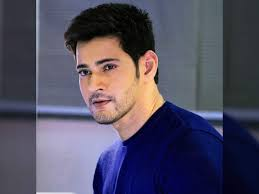
#> input picture index.jpg, 259 x 194 px
$ python convert_grayscale.py
#> lines starting #> are read from the running program, lines starting #| are printed output that depends on the picture
import cv2
import numpy as np
image = cv2.imread("index.jpg")
#> image is the input picture: shape (194, 259, 3); mean B, G, R 97, 77.9, 81.5
image = cv2.resize(image,(100,100))
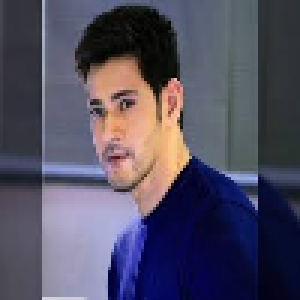
#> image: shape (100, 100, 3) (shown 3 times larger); mean B, G, R 96.9, 77.8, 81.3
image = cv2.cvtColor(image,cv2.COLOR_BGR2GRAY)
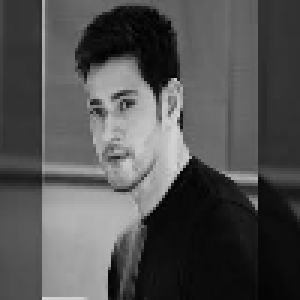
#> image: shape (100, 100) (shown 3 times larger); min 1, max 214, mean 81
print(image.shape)
#| (100, 100)
